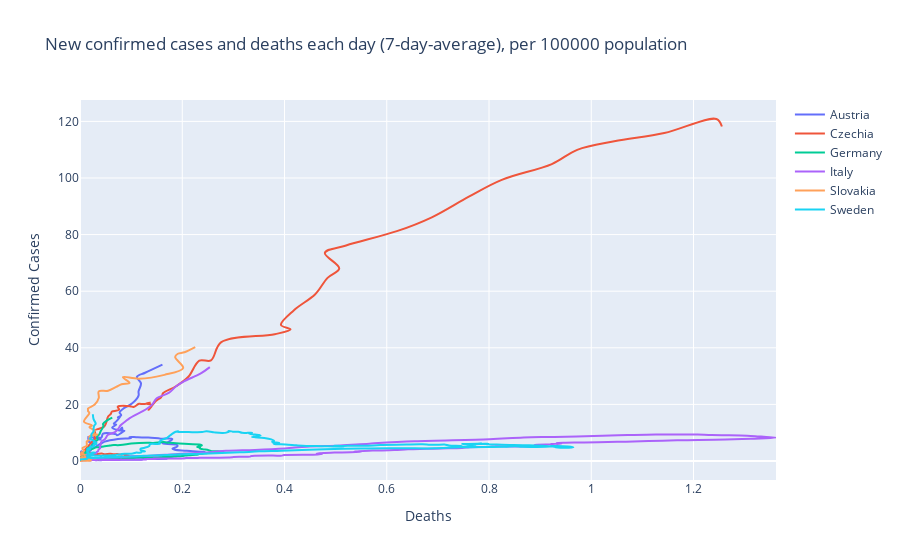

The code cell stored with this chart in its notebook:
### Markdown cell above
## Show figure
You have to manually run the bellow cell after each change when interactive checkbox for countries is used

### Code cell
fig = go.Figure()
for countryName, countryData in data.items():
#     if countryData["popData2019"] > 1000000:
    if countryName in selectedCountries:
        fig.add_trace(go.Scatter(
            x=countryData["deathsAveraged"]*nPerPopulation/countryData["popData2019"], 
            y=countryData["casesAveraged"]*nPerPopulation/countryData["popData2019"],
            line_shape='spline',
            name=countryName,
            hovertemplate =
                '<b>{}</b>'.format(countryName)+
                '<br>Cases: %{y:.2f}'+
                '<br>Deaths: %{x:.2f}'+
                '<br>%{text}',
            text = [f"Date: {countryData['dates'][i].strftime('%b %d %Y')}<br> {i} days after first 10 confirmed cases" for i in range(countryData["casesAveraged"].shape[0])],
        ))
fig.update_layout(title=f"New confirmed cases and deaths each day ({nDaysAverage}-day-average), per {nPerPopulation} population",
                   xaxis_title='Deaths',
                   yaxis_title='Confirmed Cases')
fig.show()

### Figure 1 — Plotly figure (JSON) as saved in the notebook; plotly's stock layout.template omitted (floating-point values rounded to 4 significant figures; data arrays with more than 128 entries replaced by an {"elided": "..."} marker saying what was removed)
{"data": [{"hovertemplate": "<b>Austria</b><br>Cases: %{y:.2f}<br>Deaths: %{x:.2f}<br>%{text}", "line": {"shape": "spline"}, "name": "Austria", "text": {"elided": "303 str values"}, "type": "scatter", "x": {"elided": "303 float values"}, "y": {"elided": "303 float values"}}, {"hovertemplate": "<b>Czechia</b><br>Cases: %{y:.2f}<br>Deaths: %{x:.2f}<br>%{text}", "line": {"shape": "spline"}, "name": "Czechia", "text": {"elided": "303 str values"}, "type": "scatter", "x": {"elided": "303 float values"}, "y": {"elided": "303 float values"}}, {"hovertemplate": "<b>Germany</b><br>Cases: %{y:.2f}<br>Deaths: %{x:.2f}<br>%{text}", "line": {"shape": "spline"}, "name": "Germany", "text": {"elided": "303 str values"}, "type": "scatter", "x": {"elided": "303 float values"}, "y": {"elided": "303 float values"}}, {"hovertemplate": "<b>Italy</b><br>Cases: %{y:.2f}<br>Deaths: %{x:.2f}<br>%{text}", "line": {"shape": "spline"}, "name": "Italy", "text": {"elided": "303 str values"}, "type": "scatter", "x": {"elided": "303 float values"}, "y": {"elided": "303 float values"}}, {"hovertemplate": "<b>Slovakia</b><br>Cases: %{y:.2f}<br>Deaths: %{x:.2f}<br>%{text}", "line": {"shape": "spline"}, "name": "Slovakia", "text": {"elided": "235 str values"}, "type": "scatter", "x": {"elided": "235 float values"}, "y": {"elided": "235 float values"}}, {"hovertemplate": "<b>Sweden</b><br>Cases: %{y:.2f}<br>Deaths: %{x:.2f}<br>%{text}", "line": {"shape": "spline"}, "name": "Sweden", "text": {"elided": "303 str values"}, "type": "scatter", "x": {"elided": "303 float values"}, "y": {"elided": "303 float values"}}], "layout": {"title": {"text": "New confirmed cases and deaths each day (7-day-average), per 100000 population"}, "xaxis": {"title": {"text": "Deaths"}}, "yaxis": {"title": {"text": "Confirmed Cases"}}}}
